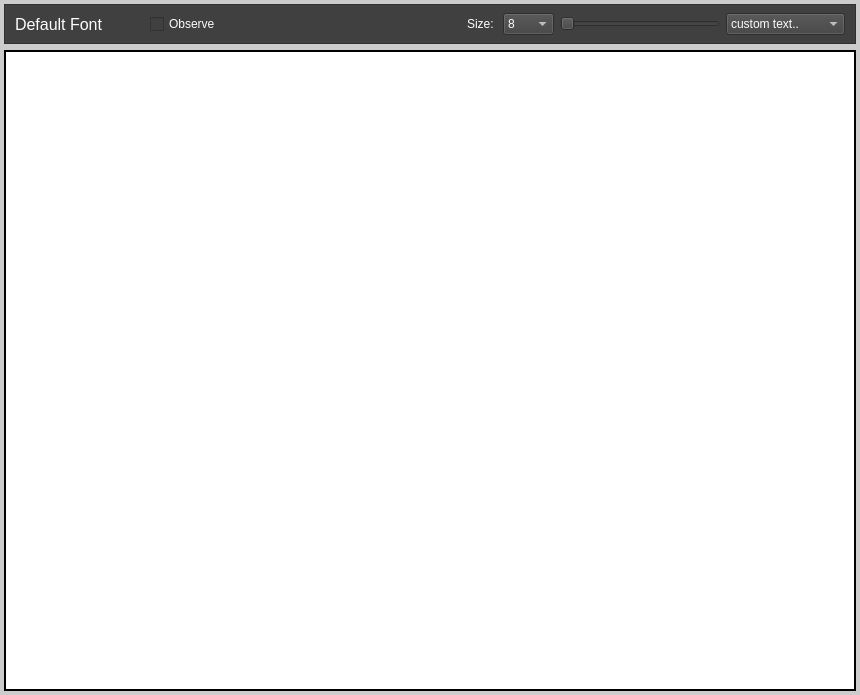
<?xml version="1.0" encoding="UTF-8"?>
<ui version="4.0">
 <class>MainWindow</class>
 <widget class="QMainWindow" name="MainWindow">
  <property name="geometry">
   <rect>
    <x>0</x>
    <y>0</y>
    <width>860</width>
    <height>695</height>
   </rect>
  </property>
  <property name="font">
   <font/>
  </property>
  <property name="windowTitle">
   <string>Typo Viewer</string>
  </property>
  <property name="windowIcon">
   <iconset resource="../resources/icons_db.qrc">
    <normaloff>:/app.png</normaloff>:/app.png</iconset>
  </property>
  <property name="windowOpacity">
   <double>0.999999000000000</double>
  </property>
  <property name="layoutDirection">
   <enum>Qt::LeftToRight</enum>
  </property>
  <property name="styleSheet">
   <string notr="true">background-color:#cccccc;</string>
  </property>
  <widget class="QWidget" name="centralwidget">
   <layout class="QVBoxLayout" name="verticalLayout">
    <property name="leftMargin">
     <number>4</number>
    </property>
    <property name="topMargin">
     <number>4</number>
    </property>
    <property name="rightMargin">
     <number>4</number>
    </property>
    <property name="bottomMargin">
     <number>4</number>
    </property>
    <item>
     <widget class="QFrame" name="frame">
      <property name="sizePolicy">
       <sizepolicy hsizetype="Preferred" vsizetype="Fixed">
        <horstretch>0</horstretch>
        <verstretch>0</verstretch>
       </sizepolicy>
      </property>
      <property name="minimumSize">
       <size>
        <width>0</width>
        <height>40</height>
       </size>
      </property>
      <property name="maximumSize">
       <size>
        <width>16777215</width>
        <height>40</height>
       </size>
      </property>
      <property name="baseSize">
       <size>
        <width>0</width>
        <height>0</height>
       </size>
      </property>
      <property name="styleSheet">
       <string notr="true">background-color:#404040;font:#fcfcfc;</string>
      </property>
      <property name="frameShape">
       <enum>QFrame::StyledPanel</enum>
      </property>
      <property name="frameShadow">
       <enum>QFrame::Raised</enum>
      </property>
      <layout class="QHBoxLayout" name="horizontalLayout_2">
       <property name="leftMargin">
        <number>10</number>
       </property>
       <property name="topMargin">
        <number>0</number>
       </property>
       <property name="rightMargin">
        <number>10</number>
       </property>
       <property name="bottomMargin">
        <number>0</number>
       </property>
       <item>
        <layout class="QHBoxLayout" name="horizontalLayout">
         <item>
          <widget class="QLabel" name="lblActiveFont">
           <property name="font">
            <font>
             <pointsize>12</pointsize>
            </font>
           </property>
           <property name="styleSheet">
            <string notr="true">color:#fcfcfc;</string>
           </property>
           <property name="text">
            <string>Default Font</string>
           </property>
          </widget>
         </item>
         <item>
          <spacer name="horizontalSpacer_2">
           <property name="orientation">
            <enum>Qt::Horizontal</enum>
           </property>
           <property name="sizeType">
            <enum>QSizePolicy::Fixed</enum>
           </property>
           <property name="sizeHint" stdset="0">
            <size>
             <width>40</width>
             <height>20</height>
            </size>
           </property>
          </spacer>
         </item>
         <item>
          <widget class="QCheckBox" name="chkObserve">
           <property name="styleSheet">
            <string notr="true">color:#fcfcfc;</string>
           </property>
           <property name="text">
            <string>Observe</string>
           </property>
          </widget>
         </item>
         <item>
          <spacer name="horizontalSpacer">
           <property name="orientation">
            <enum>Qt::Horizontal</enum>
           </property>
           <property name="sizeHint" stdset="0">
            <size>
             <width>40</width>
             <height>20</height>
            </size>
           </property>
          </spacer>
         </item>
         <item>
          <widget class="QLabel" name="lblFontSize">
           <property name="styleSheet">
            <string notr="true">color:#fcfcfc;</string>
           </property>
           <property name="text">
            <string>Size: </string>
           </property>
          </widget>
         </item>
         <item>
          <widget class="QComboBox" name="cmbFontSize">
           <property name="styleSheet">
            <string notr="true">color:#fcfcfc;</string>
           </property>
           <item>
            <property name="text">
             <string>8</string>
            </property>
           </item>
           <item>
            <property name="text">
             <string>9</string>
            </property>
           </item>
           <item>
            <property name="text">
             <string>10</string>
            </property>
           </item>
           <item>
            <property name="text">
             <string>12</string>
            </property>
           </item>
           <item>
            <property name="text">
             <string>14</string>
            </property>
           </item>
           <item>
            <property name="text">
             <string>18</string>
            </property>
           </item>
           <item>
            <property name="text">
             <string>24</string>
            </property>
           </item>
           <item>
            <property name="text">
             <string>36</string>
            </property>
           </item>
           <item>
            <property name="text">
             <string>48</string>
            </property>
           </item>
           <item>
            <property name="text">
             <string>64</string>
            </property>
           </item>
           <item>
            <property name="text">
             <string>72</string>
            </property>
           </item>
           <item>
            <property name="text">
             <string>96</string>
            </property>
           </item>
           <item>
            <property name="text">
             <string>144</string>
            </property>
           </item>
           <item>
            <property name="text">
             <string>288</string>
            </property>
           </item>
          </widget>
         </item>
         <item>
          <widget class="QSlider" name="sldFontSize">
           <property name="enabled">
            <bool>true</bool>
           </property>
           <property name="sizePolicy">
            <sizepolicy hsizetype="Fixed" vsizetype="Fixed">
             <horstretch>0</horstretch>
             <verstretch>0</verstretch>
            </sizepolicy>
           </property>
           <property name="minimumSize">
            <size>
             <width>160</width>
             <height>0</height>
            </size>
           </property>
           <property name="styleSheet">
            <string notr="true">color:#fcfcfc;</string>
           </property>
           <property name="orientation">
            <enum>Qt::Horizontal</enum>
           </property>
          </widget>
         </item>
         <item>
          <widget class="QComboBox" name="cmbTextSamples">
           <property name="styleSheet">
            <string notr="true">color:#fcfcfc;</string>
           </property>
           <item>
            <property name="text">
             <string>custom text..</string>
            </property>
           </item>
           <item>
            <property name="text">
             <string>arabic_1</string>
            </property>
           </item>
           <item>
            <property name="text">
             <string>arabic_2</string>
            </property>
           </item>
           <item>
            <property name="text">
             <string>kurdish</string>
            </property>
           </item>
           <item>
            <property name="text">
             <string>marks</string>
            </property>
           </item>
           <item>
            <property name="text">
             <string>persian_arabic</string>
            </property>
           </item>
           <item>
            <property name="text">
             <string>persian_arabic2</string>
            </property>
           </item>
           <item>
            <property name="text">
             <string>Quran</string>
            </property>
           </item>
          </widget>
         </item>
        </layout>
       </item>
      </layout>
     </widget>
    </item>
    <item>
     <widget class="QTextEdit" name="textEdit">
      <property name="font">
       <font>
        <underline>false</underline>
        <stylestrategy>PreferAntialias</stylestrategy>
        <kerning>false</kerning>
       </font>
      </property>
      <property name="acceptDrops">
       <bool>false</bool>
      </property>
      <property name="styleSheet">
       <string notr="true">background:#ffffff;</string>
      </property>
      <property name="locale">
       <locale language="Arabic" country="Iraq"/>
      </property>
      <property name="frameShape">
       <enum>QFrame::WinPanel</enum>
      </property>
      <property name="frameShadow">
       <enum>QFrame::Plain</enum>
      </property>
      <property name="autoFormatting">
       <set>QTextEdit::AutoAll</set>
      </property>
     </widget>
    </item>
   </layout>
  </widget>
  <action name="actionSettings">
   <property name="icon">
    <iconset resource="../resources/icons_db.qrc">
     <normaloff>:/icons/settings.png</normaloff>:/icons/settings.png</iconset>
   </property>
   <property name="text">
    <string>Settings</string>
   </property>
  </action>
 </widget>
 <resources>
  <include location="../resources/icons_db.qrc"/>
  <include location="../resources/samples.qrc"/>
 </resources>
 <connections/>
</ui>
